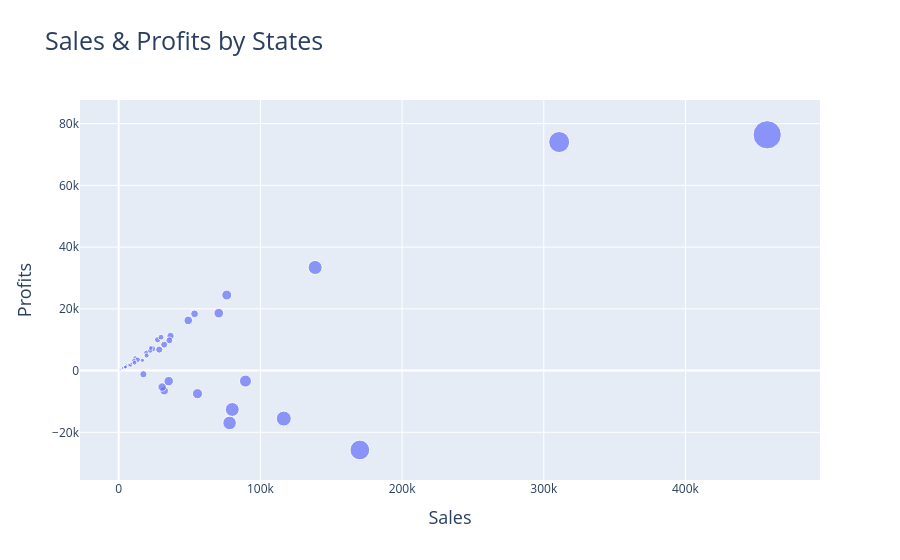

The cell this chart's notebook holds for it:
### Code cell
fig = go.Figure(data=px.scatter(x=df_notime.groupby('State').sum()['Sales'],                                y=df_notime.groupby('State').sum()['Profit'],                                hover_name=df_notime.groupby('State').sum().index,                                size=df_notime.groupby('State').sum()['Quantity']))fig['layout']=go.Layout(title='Sales & Profits by States',                        titlefont=dict(size=25),                        xaxis=dict(title='Sales',titlefont=dict(size=18)),                        yaxis=dict(title='Profits',titlefont=dict(size=18)))iplot(dict(data=fig))

### Figure 1 — Plotly figure (JSON) as saved in the notebook; plotly's stock layout.template omitted (floating-point values rounded to 4 significant figures)
{"data": [{"hovertemplate": "<b>%{hovertext}</b><br><br>x=%{x}<br>y=%{y}<br>size=%{marker.size}<extra></extra>", "hovertext": ["Alabama", "Arizona", "Arkansas", "California", "Colorado", "Connecticut", "Delaware", "District of Columbia", "Florida", "Georgia", "Idaho", "Illinois", "Indiana", "Iowa", "Kansas", "Kentucky", "Louisiana", "Maine", "Maryland", "Massachusetts", "Michigan", "Minnesota", "Mississippi", "Missouri", "Montana", "Nebraska", "Nevada", "New Hampshire", "New Jersey", "New Mexico", "New York", "North Carolina", "North Dakota", "Ohio", "Oklahoma", "Oregon", "Pennsylvania", "Rhode Island", "South Carolina", "South Dakota", "Tennessee", "Texas", "Utah", "Vermont", "Virginia", "Washington", "West Virginia", "Wisconsin", "Wyoming"], "legendgroup": "", "marker": {"color": "#636efa", "size": [256, 862, 240, 7667, 693, 281, 367, 40, 1379, 705, 64, 1845, 578, 112, 74, 523, 156, 35, 420, 491, 946, 331, 221, 252, 56, 136, 168, 127, 454, 151, 4224, 983, 30, 1759, 247, 499, 2153, 199, 172, 42, 681, 3724, 219, 50, 893, 1883, 18, 463, 4], "sizemode": "area", "sizeref": 19.17, "symbol": "circle"}, "mode": "markers", "name": "", "orientation": "v", "showlegend": false, "type": "scatter", "x": [19510.0, 35280.0, 11680.0, 457700.0, 32110.0, 13380.0, 27450.0, 2865.0, 89470.0, 49100.0, 4382.0, 80170.0, 53560.0, 4580.0, 2914.0, 36590.0, 9217.0, 1271.0, 23710.0, 28630.0, 76270.0, 29860.0, 10770.0, 22210.0, 5589.0, 7465.0, 16730.0, 7293.0, 35760.0, 4784.0, 310900.0, 55600.0, 919.9, 78260.0, 19680.0, 17430.0, 116500.0, 22630.0, 8482.0, 1316.0, 30660.0, 170200.0, 11220.0, 8929.0, 70640.0, 138600.0, 1210.0, 32110.0, 1603.0], "xaxis": "x", "y": [5787.0, -3428.0, 4009.0, 76380.0, -6528.0, 3511.0, 9977.0, 1060.0, -3399.0, 16250.0, 826.7, -12610.0, 18380.0, 1184.0, 836.4, 11200.0, 2196.0, 454.5, 7031.0, 6786.0, 24460.0, 10820.0, 3173.0, 6436.0, 1833.0, 2037.0, 3317.0, 1707.0, 9773.0, 1157.0, 74040.0, -7491.0, 230.1, -16970.0, 4854.0, -1190.0, -15560.0, 7286.0, 1769.0, 394.8, -5342.0, -25730.0, 2547.0, 2245.0, 18600.0, 33400.0, 185.9, 8402.0, 100.2], "yaxis": "y"}], "layout": {"title": {"font": {"size": 25}, "text": "Sales & Profits by States"}, "xaxis": {"title": {"font": {"size": 18}, "text": "Sales"}, "type": "linear", "range": [-26260.0, 490600.0], "autorange": true}, "yaxis": {"title": {"font": {"size": 18}, "text": "Profits"}, "type": "linear", "range": [-37310.0, 90230.0], "autorange": true}, "autosize": true}}
